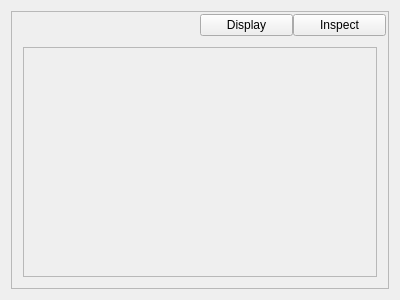
<?xml version="1.0" encoding="UTF-8"?>
<ui version="4.0">
 <class>Form</class>
 <widget class="QWidget" name="Form">
  <property name="geometry">
   <rect>
    <x>0</x>
    <y>0</y>
    <width>400</width>
    <height>300</height>
   </rect>
  </property>
  <property name="windowTitle">
   <string>Form</string>
  </property>
  <layout class="QVBoxLayout" name="verticalLayout">
   <item>
    <widget class="QFrame" name="toggle_frame">
     <property name="minimumSize">
      <size>
       <width>0</width>
       <height>0</height>
      </size>
     </property>
     <property name="maximumSize">
      <size>
       <width>16777215</width>
       <height>16777215</height>
      </size>
     </property>
     <property name="frameShape">
      <enum>QFrame::StyledPanel</enum>
     </property>
     <property name="frameShadow">
      <enum>QFrame::Raised</enum>
     </property>
     <layout class="QVBoxLayout" name="verticalLayout_5" stretch="1,5">
      <property name="spacing">
       <number>2</number>
      </property>
      <property name="leftMargin">
       <number>2</number>
      </property>
      <property name="topMargin">
       <number>2</number>
      </property>
      <property name="rightMargin">
       <number>2</number>
      </property>
      <property name="bottomMargin">
       <number>2</number>
      </property>
      <item>
       <layout class="QHBoxLayout" name="toggle_layout" stretch="2,1,1">
        <property name="spacing">
         <number>0</number>
        </property>
        <item>
         <spacer name="horizontalSpacer">
          <property name="orientation">
           <enum>Qt::Horizontal</enum>
          </property>
          <property name="sizeHint" stdset="0">
           <size>
            <width>40</width>
            <height>20</height>
           </size>
          </property>
         </spacer>
        </item>
        <item>
         <widget class="QPushButton" name="display_button">
          <property name="text">
           <string>Display</string>
          </property>
          <property name="checkable">
           <bool>true</bool>
          </property>
         </widget>
        </item>
        <item>
         <widget class="QPushButton" name="inspect_button">
          <property name="text">
           <string>Inspect</string>
          </property>
          <property name="checkable">
           <bool>true</bool>
          </property>
         </widget>
        </item>
       </layout>
      </item>
      <item>
       <widget class="QStackedWidget" name="preview_stackedwidget">
        <property name="minimumSize">
         <size>
          <width>100</width>
          <height>100</height>
         </size>
        </property>
        <property name="maximumSize">
         <size>
          <width>16777215</width>
          <height>16777215</height>
         </size>
        </property>
        <property name="currentIndex">
         <number>2</number>
        </property>
        <widget class="QWidget" name="plot_preview_page">
         <layout class="QHBoxLayout" name="horizontalLayout_5">
          <item>
           <widget class="PlotWidget" name="data_preview_plot" native="true">
            <property name="minimumSize">
             <size>
              <width>0</width>
              <height>0</height>
             </size>
            </property>
            <property name="maximumSize">
             <size>
              <width>16777215</width>
              <height>16777215</height>
             </size>
            </property>
           </widget>
          </item>
         </layout>
        </widget>
        <widget class="QWidget" name="img_preview_page">
         <layout class="QHBoxLayout" name="horizontalLayout_8">
          <item>
           <widget class="PlotWidget" name="heatmap" native="true"/>
          </item>
         </layout>
        </widget>
        <widget class="QWidget" name="inspect_page">
         <layout class="QHBoxLayout" name="horizontalLayout_6">
          <item>
           <widget class="QScrollArea" name="inspect_scrollarea">
            <property name="widgetResizable">
             <bool>true</bool>
            </property>
            <widget class="QWidget" name="inspect_widget">
             <property name="geometry">
              <rect>
               <x>0</x>
               <y>0</y>
               <width>356</width>
               <height>208</height>
              </rect>
             </property>
             <layout class="QVBoxLayout" name="verticalLayout_6" stretch="5">
              <property name="spacing">
               <number>0</number>
              </property>
              <property name="leftMargin">
               <number>0</number>
              </property>
              <property name="topMargin">
               <number>0</number>
              </property>
              <property name="rightMargin">
               <number>0</number>
              </property>
              <item>
               <layout class="QFormLayout" name="inspect_layout"/>
              </item>
             </layout>
            </widget>
           </widget>
          </item>
         </layout>
        </widget>
       </widget>
      </item>
     </layout>
    </widget>
   </item>
  </layout>
 </widget>
 <customwidgets>
  <customwidget>
   <class>PlotWidget</class>
   <extends>QWidget</extends>
   <header>pyqtgraph</header>
   <container>1</container>
  </customwidget>
 </customwidgets>
 <resources/>
 <connections/>
</ui>
